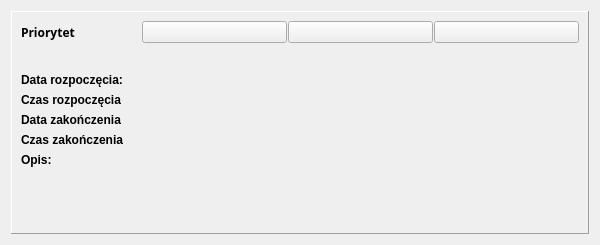
<?xml version="1.0" encoding="UTF-8"?>
<ui version="4.0">
 <class>Task</class>
 <widget class="QWidget" name="Task">
  <property name="geometry">
   <rect>
    <x>0</x>
    <y>0</y>
    <width>600</width>
    <height>245</height>
   </rect>
  </property>
  <property name="sizePolicy">
   <sizepolicy hsizetype="Preferred" vsizetype="MinimumExpanding">
    <horstretch>0</horstretch>
    <verstretch>0</verstretch>
   </sizepolicy>
  </property>
  <property name="minimumSize">
   <size>
    <width>300</width>
    <height>245</height>
   </size>
  </property>
  <property name="maximumSize">
   <size>
    <width>600</width>
    <height>300</height>
   </size>
  </property>
  <property name="windowTitle">
   <string>Form</string>
  </property>
  <property name="styleSheet">
   <string notr="true"> background-image: linear-gradient(red, yellow);</string>
  </property>
  <layout class="QGridLayout" name="gridLayout_2">
   <item row="0" column="0">
    <widget class="QFrame" name="TASKFRAME">
     <property name="styleSheet">
      <string notr="true"/>
     </property>
     <property name="frameShape">
      <enum>QFrame::Panel</enum>
     </property>
     <property name="frameShadow">
      <enum>QFrame::Raised</enum>
     </property>
     <layout class="QGridLayout" name="gridLayout_4">
      <item row="0" column="0">
       <layout class="QGridLayout" name="gridLayout_3">
        <item row="0" column="0">
         <layout class="QFormLayout" name="formLayout">
          <item row="0" column="1">
           <layout class="QHBoxLayout" name="horizontalLayout">
            <property name="spacing">
             <number>1</number>
            </property>
            <item>
             <widget class="QPushButton" name="pushButton_cancel">
              <property name="sizePolicy">
               <sizepolicy hsizetype="Preferred" vsizetype="Preferred">
                <horstretch>0</horstretch>
                <verstretch>0</verstretch>
               </sizepolicy>
              </property>
              <property name="text">
               <string/>
              </property>
              <property name="icon">
               <iconset resource="resources.qrc">
                <normaloff>:/res/icons/redX.png</normaloff>:/res/icons/redX.png</iconset>
              </property>
             </widget>
            </item>
            <item>
             <widget class="QPushButton" name="pushButton_left">
              <property name="sizePolicy">
               <sizepolicy hsizetype="Preferred" vsizetype="Preferred">
                <horstretch>0</horstretch>
                <verstretch>0</verstretch>
               </sizepolicy>
              </property>
              <property name="text">
               <string/>
              </property>
              <property name="icon">
               <iconset resource="resources.qrc">
                <normaloff>:/res/icons/arrowL.png</normaloff>:/res/icons/arrowL.png</iconset>
              </property>
              <property name="iconSize">
               <size>
                <width>30</width>
                <height>16</height>
               </size>
              </property>
             </widget>
            </item>
            <item>
             <widget class="QPushButton" name="pushButton_right">
              <property name="sizePolicy">
               <sizepolicy hsizetype="Preferred" vsizetype="Preferred">
                <horstretch>0</horstretch>
                <verstretch>0</verstretch>
               </sizepolicy>
              </property>
              <property name="text">
               <string/>
              </property>
              <property name="icon">
               <iconset resource="resources.qrc">
                <normaloff>:/res/icons/arrowR.png</normaloff>:/res/icons/arrowR.png</iconset>
              </property>
              <property name="iconSize">
               <size>
                <width>30</width>
                <height>16</height>
               </size>
              </property>
             </widget>
            </item>
           </layout>
          </item>
          <item row="0" column="0">
           <widget class="QLabel" name="priority">
            <property name="enabled">
             <bool>true</bool>
            </property>
            <property name="sizePolicy">
             <sizepolicy hsizetype="Preferred" vsizetype="Preferred">
              <horstretch>0</horstretch>
              <verstretch>0</verstretch>
             </sizepolicy>
            </property>
            <property name="font">
             <font>
              <family>Arial Black</family>
              <pointsize>9</pointsize>
              <weight>75</weight>
              <bold>true</bold>
              <underline>false</underline>
             </font>
            </property>
            <property name="text">
             <string>Priorytet</string>
            </property>
            <property name="scaledContents">
             <bool>false</bool>
            </property>
           </widget>
          </item>
          <item row="2" column="0">
           <layout class="QVBoxLayout" name="verticalLayout_2">
            <item>
             <layout class="QFormLayout" name="formLayout_2">
              <item row="0" column="0">
               <widget class="QLabel" name="BEGINDATE">
                <property name="font">
                 <font>
                  <weight>75</weight>
                  <bold>true</bold>
                 </font>
                </property>
                <property name="text">
                 <string>Data rozpoczęcia:</string>
                </property>
               </widget>
              </item>
              <item row="0" column="1">
               <widget class="QLabel" name="beginDate">
                <property name="text">
                 <string>&lt;Data rozpoczęcia&gt;</string>
                </property>
               </widget>
              </item>
              <item row="1" column="0">
               <widget class="QLabel" name="BEGINTIME">
                <property name="font">
                 <font>
                  <weight>75</weight>
                  <bold>true</bold>
                 </font>
                </property>
                <property name="text">
                 <string>Czas rozpoczęcia</string>
                </property>
               </widget>
              </item>
              <item row="1" column="1">
               <widget class="QLabel" name="beginTime">
                <property name="text">
                 <string>&lt;czas rozpoczęcia&gt;</string>
                </property>
               </widget>
              </item>
             </layout>
            </item>
            <item>
             <layout class="QVBoxLayout" name="verticalLayout_3">
              <item>
               <layout class="QFormLayout" name="formLayout_3">
                <item row="0" column="0">
                 <widget class="QLabel" name="ENDDATE">
                  <property name="font">
                   <font>
                    <weight>75</weight>
                    <bold>true</bold>
                   </font>
                  </property>
                  <property name="text">
                   <string>Data zakończenia</string>
                  </property>
                 </widget>
                </item>
                <item row="0" column="1">
                 <widget class="QLabel" name="endDate">
                  <property name="text">
                   <string>&lt;Data zakończenia&gt;</string>
                  </property>
                 </widget>
                </item>
                <item row="1" column="0">
                 <widget class="QLabel" name="ENDTIME">
                  <property name="font">
                   <font>
                    <weight>75</weight>
                    <bold>true</bold>
                   </font>
                  </property>
                  <property name="text">
                   <string>Czas zakończenia</string>
                  </property>
                 </widget>
                </item>
                <item row="1" column="1">
                 <widget class="QLabel" name="endTime">
                  <property name="text">
                   <string>&lt;Czas zakończenia&gt;</string>
                  </property>
                 </widget>
                </item>
               </layout>
              </item>
             </layout>
            </item>
            <item>
             <layout class="QVBoxLayout" name="verticalLayout">
              <item>
               <widget class="QLabel" name="DESCRIPTION">
                <property name="minimumSize">
                 <size>
                  <width>0</width>
                  <height>0</height>
                 </size>
                </property>
                <property name="maximumSize">
                 <size>
                  <width>50</width>
                  <height>30</height>
                 </size>
                </property>
                <property name="font">
                 <font>
                  <weight>75</weight>
                  <bold>true</bold>
                 </font>
                </property>
                <property name="text">
                 <string>Opis:</string>
                </property>
               </widget>
              </item>
              <item>
               <widget class="QLabel" name="description">
                <property name="maximumSize">
                 <size>
                  <width>500</width>
                  <height>200</height>
                 </size>
                </property>
                <property name="text">
                 <string>&lt;Opis&gt;</string>
                </property>
                <property name="wordWrap">
                 <bool>true</bool>
                </property>
               </widget>
              </item>
             </layout>
            </item>
           </layout>
          </item>
          <item row="1" column="0">
           <widget class="QLabel" name="name">
            <property name="sizePolicy">
             <sizepolicy hsizetype="MinimumExpanding" vsizetype="Preferred">
              <horstretch>0</horstretch>
              <verstretch>0</verstretch>
             </sizepolicy>
            </property>
            <property name="minimumSize">
             <size>
              <width>100</width>
              <height>0</height>
             </size>
            </property>
            <property name="maximumSize">
             <size>
              <width>333</width>
              <height>16777215</height>
             </size>
            </property>
            <property name="font">
             <font>
              <family>Segoe UI Black</family>
              <pointsize>10</pointsize>
              <weight>75</weight>
              <bold>true</bold>
             </font>
            </property>
            <property name="text">
             <string/>
            </property>
           </widget>
          </item>
         </layout>
        </item>
       </layout>
      </item>
     </layout>
    </widget>
   </item>
  </layout>
 </widget>
 <resources>
  <include location="resources.qrc"/>
 </resources>
 <connections/>
</ui>
